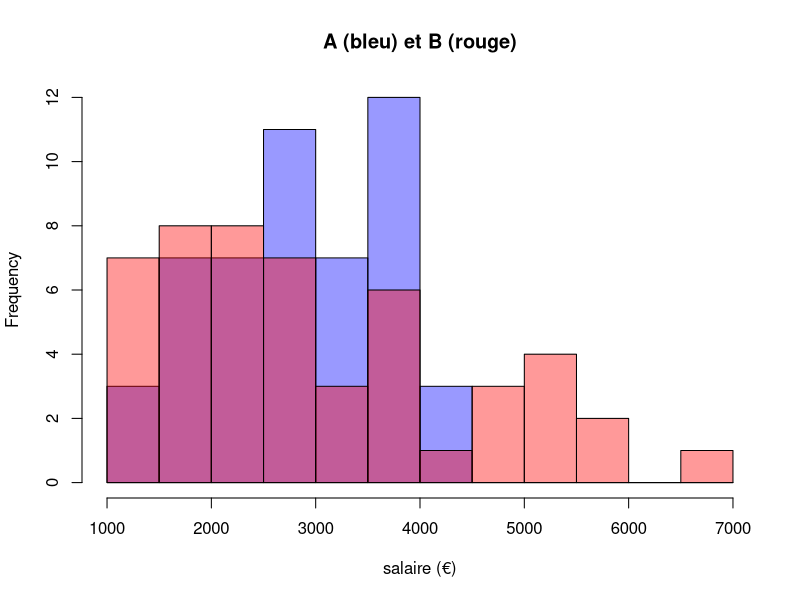
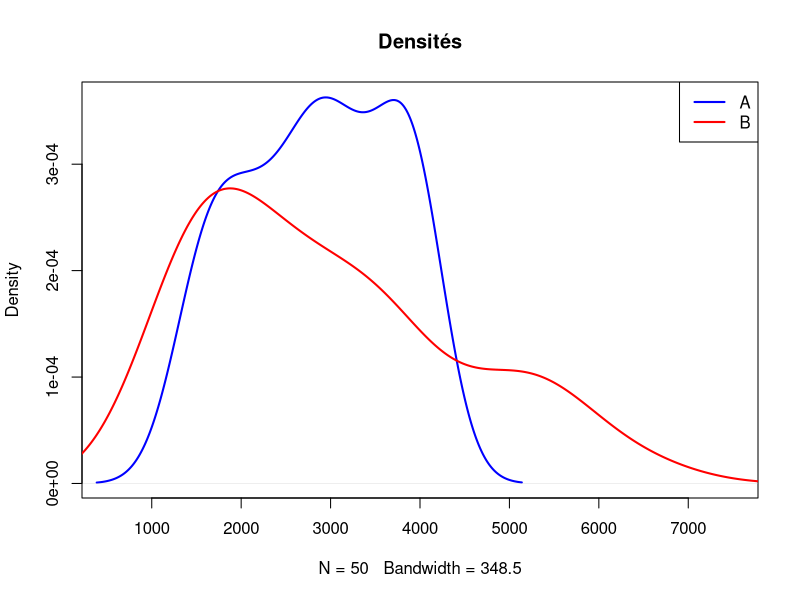
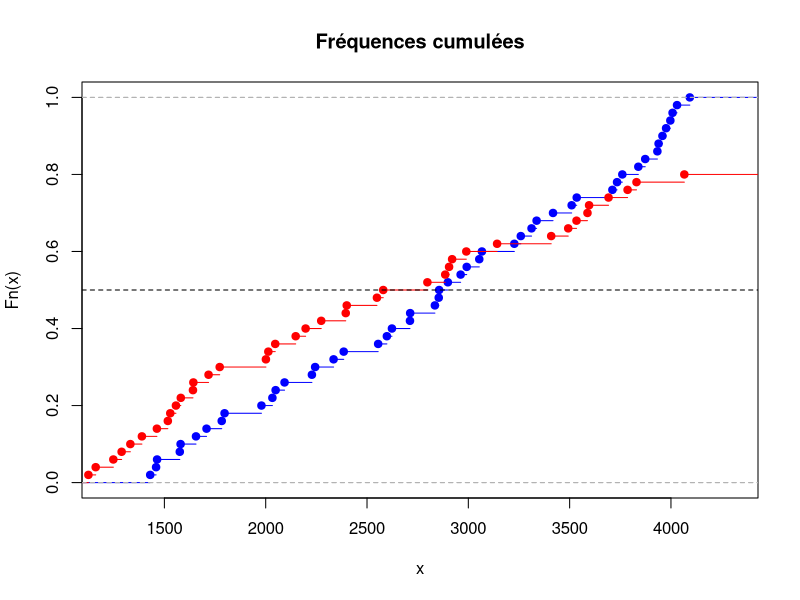
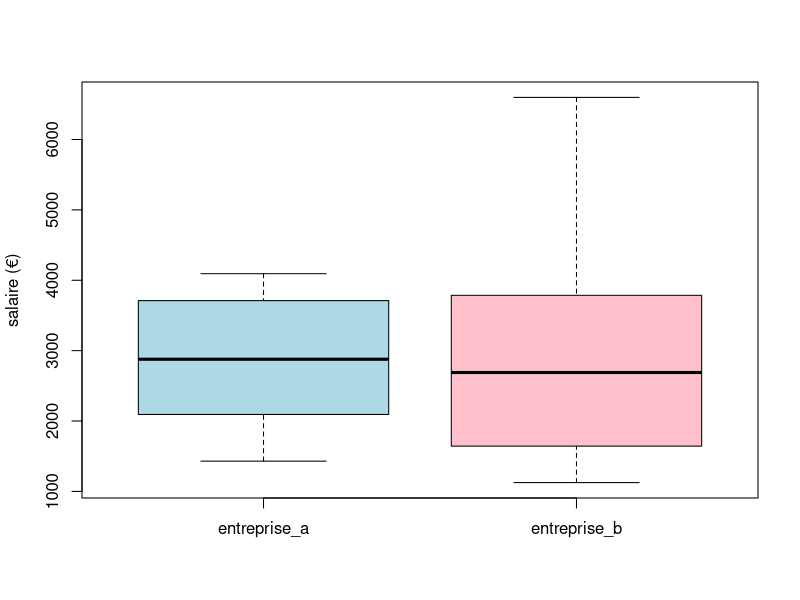

Write the R code that produced these figures, in order.
# Entreprises A et B : comparer deux distributions de salaires (TP 4.1, question 2)

salaires <- read.csv("medias/descriptives/salaires/entrepriseAB.csv")
head(salaires)
summary(salaires)            # A : médiane 2878, moyenne 2859 ; B : médiane 2689, moyenne 2975
sapply(salaires, sd)         # 847 contre 1463 : B est deux fois plus dispersée

# Histogrammes superposés, mêmes classes pour les deux
bornes <- seq(1000, 7000, by = 500)
hist(salaires$entreprise_a, breaks = bornes, col = rgb(0, 0, 1, 0.4), xlab = "salaire (€)", main = "A (bleu) et B (rouge)")
hist(salaires$entreprise_b, breaks = bornes, col = rgb(1, 0, 0, 0.4), add = TRUE)

# Densités
plot(density(salaires$entreprise_a), col = "blue", lwd = 2, xlim = c(500, 7500), main = "Densités")
lines(density(salaires$entreprise_b), col = "red", lwd = 2)
legend("topright", c("A", "B"), col = c("blue", "red"), lwd = 2)

# Fréquences cumulées : la médiane se lit à 0,5
plot(ecdf(salaires$entreprise_a), col = "blue", main = "Fréquences cumulées")
plot(ecdf(salaires$entreprise_b), col = "red", add = TRUE)
abline(h = 0.5, lty = 2)

# Boxplots côte à côte
boxplot(salaires, col = c("lightblue", "pink"), ylab = "salaire (€)")

# Même médiane à peu près, pas la même dispersion : plus de bas ET de hauts salaires chez B.
t.test(salaires$entreprise_a, salaires$entreprise_b)    # p ≈ 0,6 : moyennes non distinguables (jour 2)
var.test(salaires$entreprise_a, salaires$entreprise_b)  # les variances, elles, diffèrent
